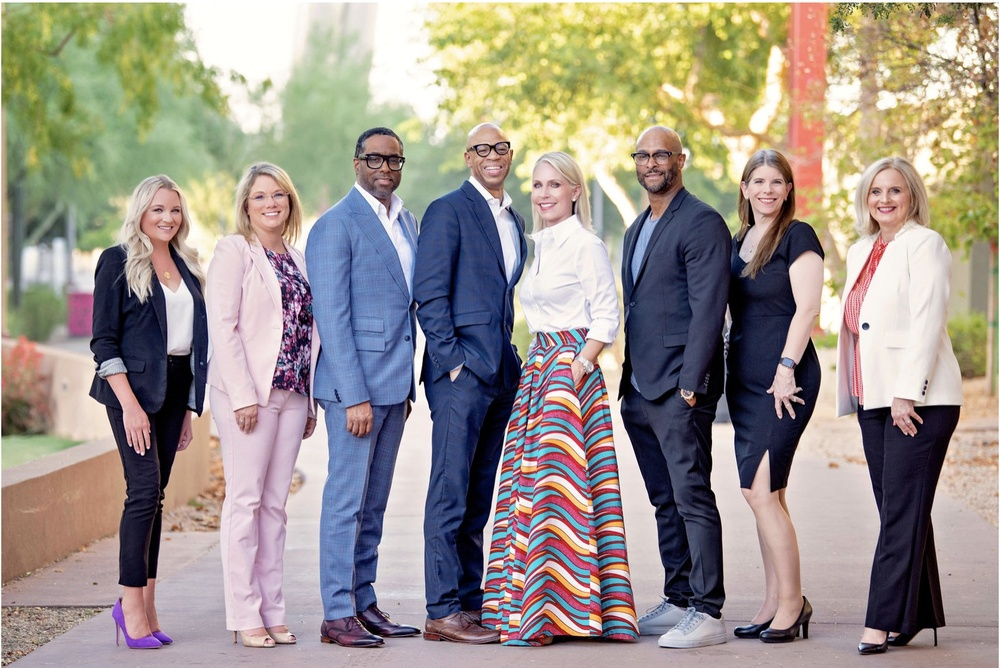
#> input picture Photos/people.jpg, 1000 x 668 px, shrunk from 1604 x 1072 before the run, given in place of the camera
$ python camera.py
#> lines starting #> are read from the running program, lines starting #| are printed output that depends on the picture; after the words box and inside, x2 and y2 are one past the last pixel; in counts of white or black regions, pixels touching at a corner belong together
import cv2 as cv

face_cascade_name = 'haarcascade_frontalface_default.xml'
eyes_cascade_name = 'haarcascade_eye_tree_eyeglasses.xml'

# Load the cascade classifiers
face_cascade = cv.CascadeClassifier(cv.samples.findFile(face_cascade_name))
eyes_cascade = cv.CascadeClassifier(cv.samples.findFile(eyes_cascade_name))

# Open the video capture device (default camera)
cap = cv.VideoCapture(0)

if not cap.isOpened():
    print('--(!)Error opening video capture')
    exit(0)

while True:
    ret, frame = cap.read()
#> frame is the input picture: shape (668, 1000, 3); mean B, G, R 139.9, 148.2, 156.6
    if frame is None:
        print('--(!) No captured frame -- Break!')
        break

    frame_gray = cv.cvtColor(frame, cv.COLOR_BGR2GRAY)
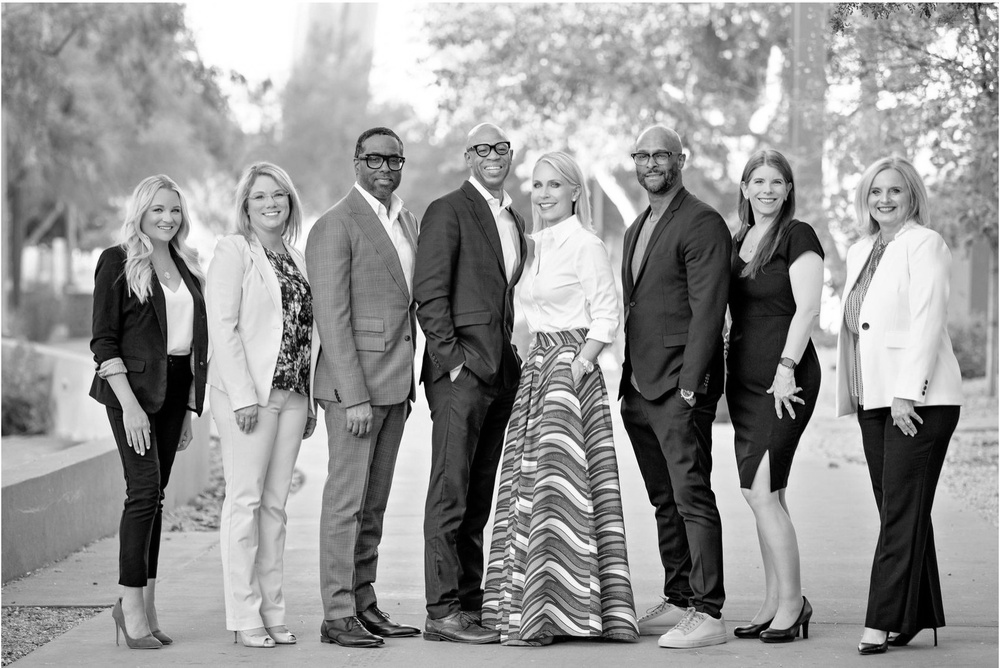
#> frame_gray: shape (668, 1000); min 0, max 255, mean 149.8
    frame_gray = cv.equalizeHist(frame_gray)
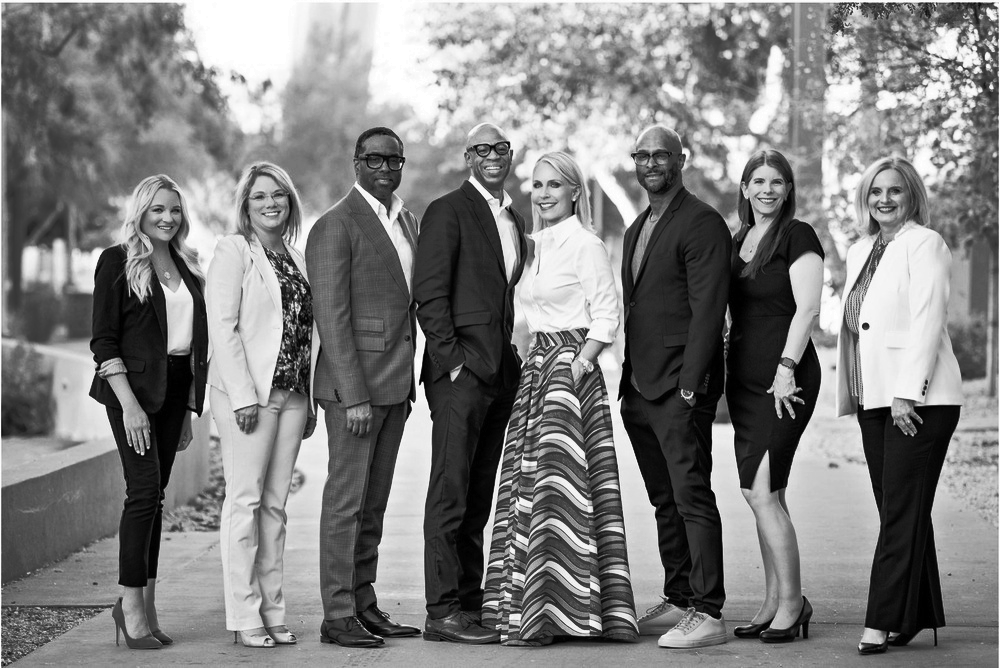
#> frame_gray: shape (668, 1000); min 0, max 255, mean 127.9

    # Detect faces
    faces = face_cascade.detectMultiScale(frame_gray)
#> faces = [[742, 162, 51, 51], [625, 135, 52, 52], [861, 172, 50, 50], [244, 176, 52, 52], [142, 191, 49, 49], [934, 110, 52, 52], [519, 164, 54, 54], [349, 137, 57, 57], [347, 315, 49, 49], [688, 110, 57, 57]]
    for (x, y, w, h) in faces:
        center = (x + w // 2, y + h // 2)
        frame = cv.ellipse(frame, center, (w // 2, h // 2), 0, 0, 360, (255, 0, 255), 4)

        faceROI = frame_gray[y:y + h, x:x + w]

        eyes = eyes_cascade.detectMultiScale(faceROI)
        for (x2, y2, w2, h2) in eyes:
            eye_center = (x + x2 + w2 // 2, y + y2 + h2 // 2)
            radius = int(round((w2 + h2) * 0.25))
            frame = cv.circle(frame, eye_center, radius, (255, 0, 0), 4)
#> this loop made 10 passes
#> (x, y, w, h, center) on passes 1 to 10: (742, 162, 51, 51, (767, 187)), (625, 135, 52, 52, (651, 161)), (861, 172, 50, 50, (886, 197)), (244, 176, 52, 52, (270, 202)), (142, 191, 49, 49, (166, 215)), (934, 110, 52, 52, (960, 136)), (519, 164, 54, 54, (546, 191)), (349, 137, 57, 57, (377, 165)), (347, 315, 49, 49, (371, 339)), (688, 110, 57, 57, (716, 138))
#> pass 1, `frame = cv.ellipse(frame, center, (w // 2, h // 2), 0, 0, 360, (255, 0..`:
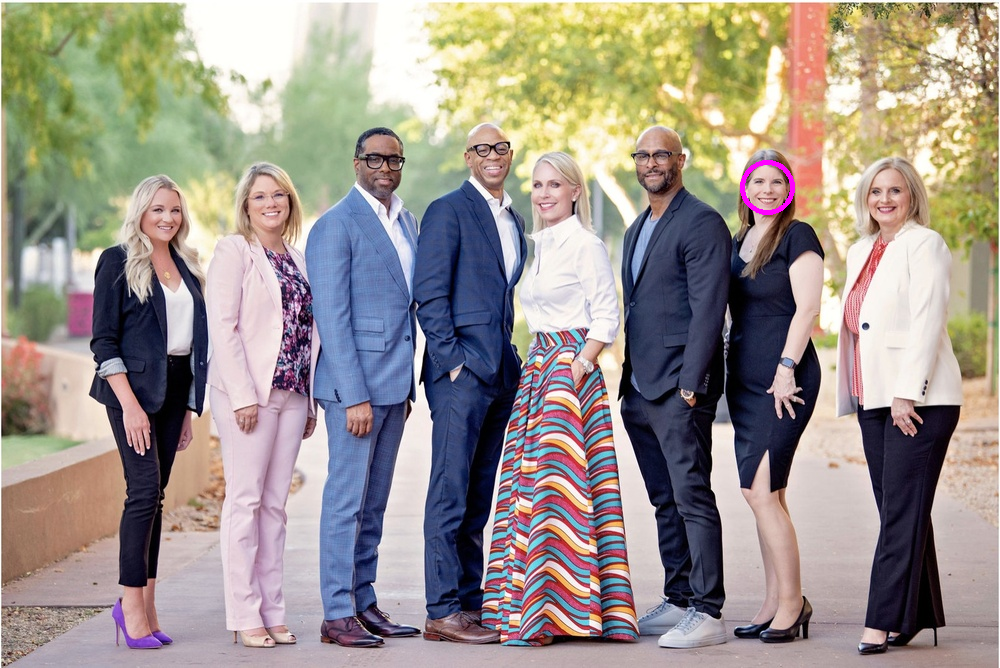
#> frame: shape (668, 1000, 3); 0.12% of pixels changed, all inside (x1, y1, x2, y2) = (740, 160, 795, 215)
#> pass 1, `faceROI = frame_gray[y:y + h, x:x + w]`:
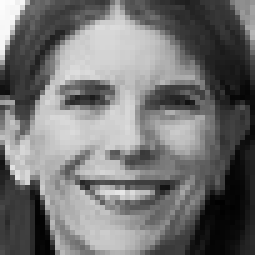
#> faceROI: shape (51, 51) (shown 5 times larger); min 1, max 252, mean 115.1
#> pass 2, `faceROI = frame_gray[y:y + h, x:x + w]`:
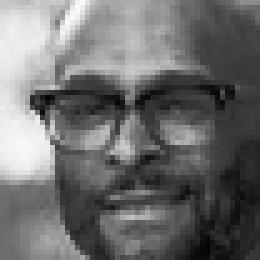
#> faceROI: shape (52, 52) (shown 5 times larger); min 3, max 250, mean 109.4
#> after the loop:
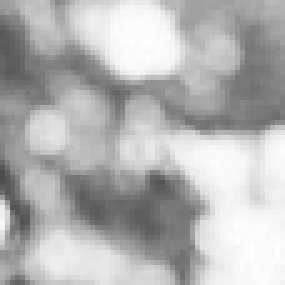
#> faceROI: shape (57, 57) (shown 5 times larger); min 76, max 255, mean 179.7
#> after the loop:
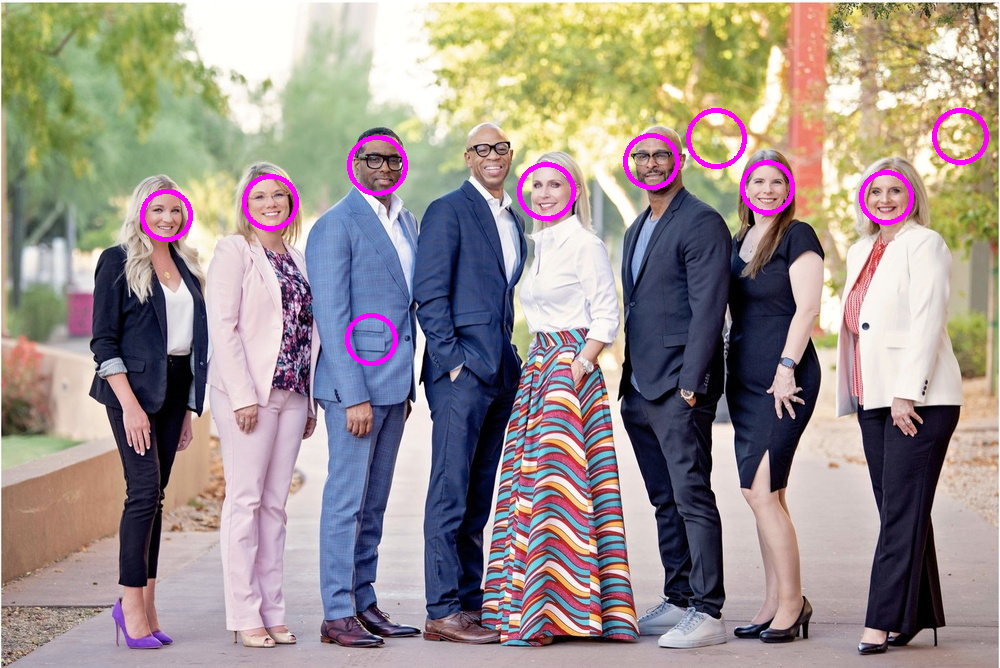
#> frame: shape (668, 1000, 3); mean B, G, R 141.4, 146.4, 157.7

    # Display the frame with detections
    cv.imshow('Face detection', frame)

    if cv.waitKey(10) == ord('q'):
#> (key q is pressed here)
        break


cap.release()
cv.destroyAllWindows()
